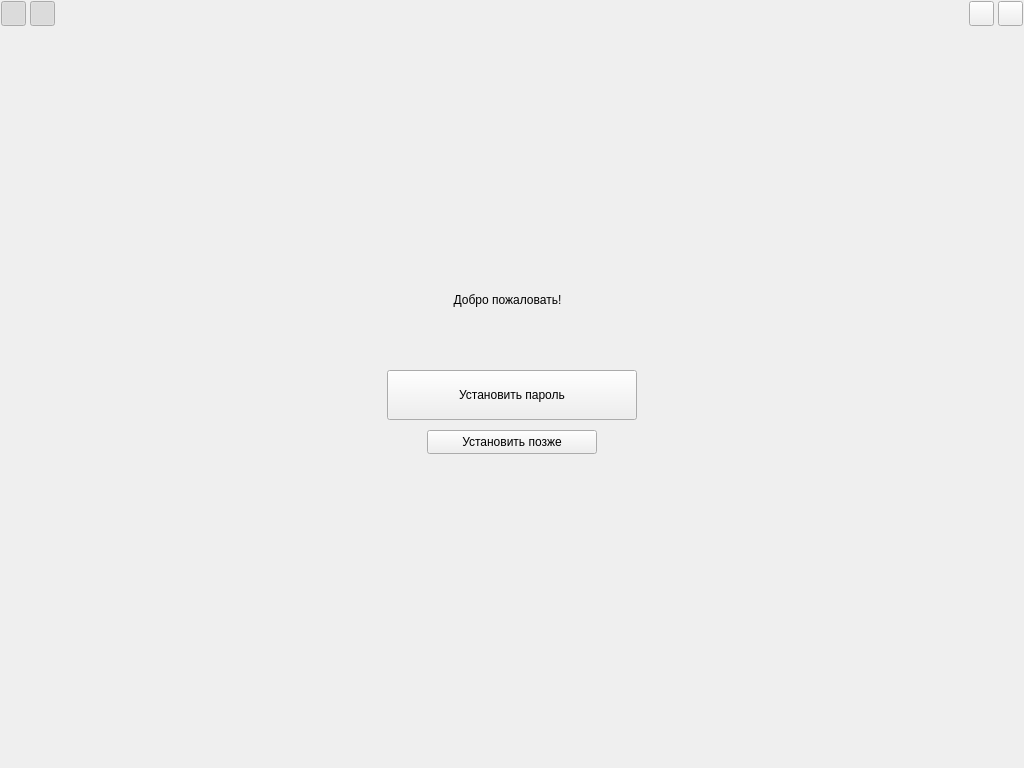
<?xml version="1.0" encoding="UTF-8"?>
<ui version="4.0">
 <class>MainWindow</class>
 <widget class="QMainWindow" name="MainWindow">
  <property name="enabled">
   <bool>true</bool>
  </property>
  <property name="geometry">
   <rect>
    <x>0</x>
    <y>0</y>
    <width>1024</width>
    <height>768</height>
   </rect>
  </property>
  <property name="windowTitle">
   <string notr="true">TaskManager</string>
  </property>
  <widget class="QWidget" name="centralwidget">
   <property name="class" stdset="0">
    <string>mainPlane</string>
   </property>
   <widget class="QWidget" name="plane" native="true">
    <property name="geometry">
     <rect>
      <x>200</x>
      <y>200</y>
      <width>624</width>
      <height>368</height>
     </rect>
    </property>
    <property name="class" stdset="0">
     <string>plane</string>
    </property>
    <widget class="QPushButton" name="setPassButton">
     <property name="geometry">
      <rect>
       <x>187</x>
       <y>170</y>
       <width>250</width>
       <height>50</height>
      </rect>
     </property>
     <property name="cursor">
      <cursorShape>PointingHandCursor</cursorShape>
     </property>
     <property name="text">
      <string>Установить пароль</string>
     </property>
     <property name="class" stdset="0">
      <string>regularButton</string>
     </property>
    </widget>
    <widget class="QPushButton" name="skipPassButton">
     <property name="geometry">
      <rect>
       <x>227</x>
       <y>230</y>
       <width>170</width>
       <height>24</height>
      </rect>
     </property>
     <property name="cursor">
      <cursorShape>PointingHandCursor</cursorShape>
     </property>
     <property name="text">
      <string>Установить позже</string>
     </property>
     <property name="class" stdset="0">
      <string>hintButton</string>
     </property>
    </widget>
    <widget class="QLabel" name="headerText">
     <property name="geometry">
      <rect>
       <x>80</x>
       <y>80</y>
       <width>455</width>
       <height>40</height>
      </rect>
     </property>
     <property name="layoutDirection">
      <enum>Qt::LeftToRight</enum>
     </property>
     <property name="text">
      <string>Добро пожаловать!</string>
     </property>
     <property name="alignment">
      <set>Qt::AlignCenter</set>
     </property>
     <property name="class" stdset="0">
      <string>headerText</string>
     </property>
    </widget>
   </widget>
   <widget class="QPushButton" name="exitButton">
    <property name="geometry">
     <rect>
      <x>998</x>
      <y>1</y>
      <width>25</width>
      <height>25</height>
     </rect>
    </property>
    <property name="cursor">
     <cursorShape>PointingHandCursor</cursorShape>
    </property>
    <property name="focusPolicy">
     <enum>Qt::ClickFocus</enum>
    </property>
    <property name="text">
     <string/>
    </property>
    <property name="icon">
     <iconset>
      <normaloff>../icons/exit_icon.png</normaloff>
      <activeoff>../icons/exit_icon_hover.png</activeoff>../icons/exit_icon.png</iconset>
    </property>
    <property name="iconSize">
     <size>
      <width>25</width>
      <height>25</height>
     </size>
    </property>
    <property name="checkable">
     <bool>false</bool>
    </property>
    <property name="class" stdset="0">
     <string>iconButton</string>
    </property>
   </widget>
   <widget class="QPushButton" name="themeButton">
    <property name="enabled">
     <bool>true</bool>
    </property>
    <property name="geometry">
     <rect>
      <x>30</x>
      <y>1</y>
      <width>25</width>
      <height>25</height>
     </rect>
    </property>
    <property name="cursor">
     <cursorShape>PointingHandCursor</cursorShape>
    </property>
    <property name="focusPolicy">
     <enum>Qt::ClickFocus</enum>
    </property>
    <property name="contextMenuPolicy">
     <enum>Qt::NoContextMenu</enum>
    </property>
    <property name="text">
     <string/>
    </property>
    <property name="icon">
     <iconset>
      <normaloff>../icons/lighttheme.png</normaloff>../icons/lighttheme.png</iconset>
    </property>
    <property name="iconSize">
     <size>
      <width>25</width>
      <height>25</height>
     </size>
    </property>
    <property name="checkable">
     <bool>true</bool>
    </property>
    <property name="checked">
     <bool>true</bool>
    </property>
    <property name="class" stdset="0">
     <string>iconButton</string>
    </property>
   </widget>
   <widget class="QPushButton" name="minButton">
    <property name="geometry">
     <rect>
      <x>969</x>
      <y>1</y>
      <width>25</width>
      <height>25</height>
     </rect>
    </property>
    <property name="cursor">
     <cursorShape>PointingHandCursor</cursorShape>
    </property>
    <property name="inputMethodHints">
     <set>Qt::ImhHiddenText</set>
    </property>
    <property name="text">
     <string/>
    </property>
    <property name="icon">
     <iconset>
      <normaloff>../icons/minimize_icon.png</normaloff>../icons/minimize_icon.png</iconset>
    </property>
    <property name="iconSize">
     <size>
      <width>25</width>
      <height>25</height>
     </size>
    </property>
    <property name="checked">
     <bool>false</bool>
    </property>
    <property name="flat">
     <bool>false</bool>
    </property>
    <property name="class" stdset="0">
     <string>iconButton</string>
    </property>
   </widget>
   <widget class="QPushButton" name="pinButton">
    <property name="enabled">
     <bool>true</bool>
    </property>
    <property name="geometry">
     <rect>
      <x>1</x>
      <y>1</y>
      <width>25</width>
      <height>25</height>
     </rect>
    </property>
    <property name="cursor">
     <cursorShape>PointingHandCursor</cursorShape>
    </property>
    <property name="focusPolicy">
     <enum>Qt::ClickFocus</enum>
    </property>
    <property name="contextMenuPolicy">
     <enum>Qt::NoContextMenu</enum>
    </property>
    <property name="text">
     <string/>
    </property>
    <property name="icon">
     <iconset>
      <normaloff>../icons/pin_icon.png</normaloff>
      <activeoff>../icons/pin_icon_active.png</activeoff>../icons/pin_icon.png</iconset>
    </property>
    <property name="iconSize">
     <size>
      <width>25</width>
      <height>25</height>
     </size>
    </property>
    <property name="checkable">
     <bool>true</bool>
    </property>
    <property name="checked">
     <bool>true</bool>
    </property>
    <property name="class" stdset="0">
     <string>iconButton</string>
    </property>
   </widget>
  </widget>
 </widget>
 <resources/>
 <connections/>
</ui>
